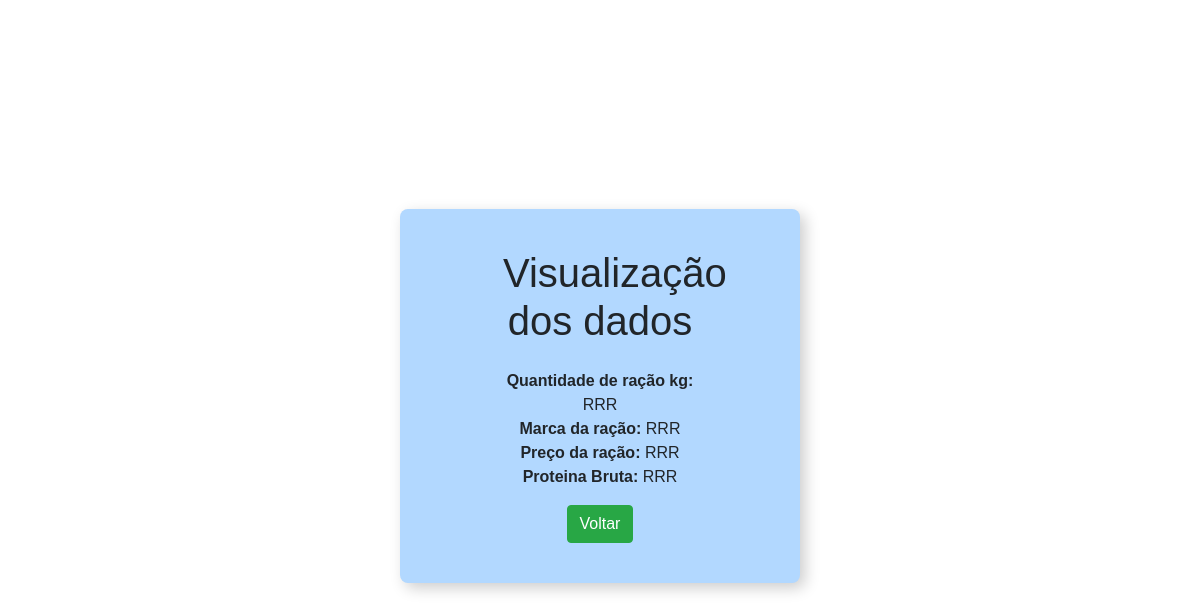
The page /viewsracao/1/ on the database as committed earlier.
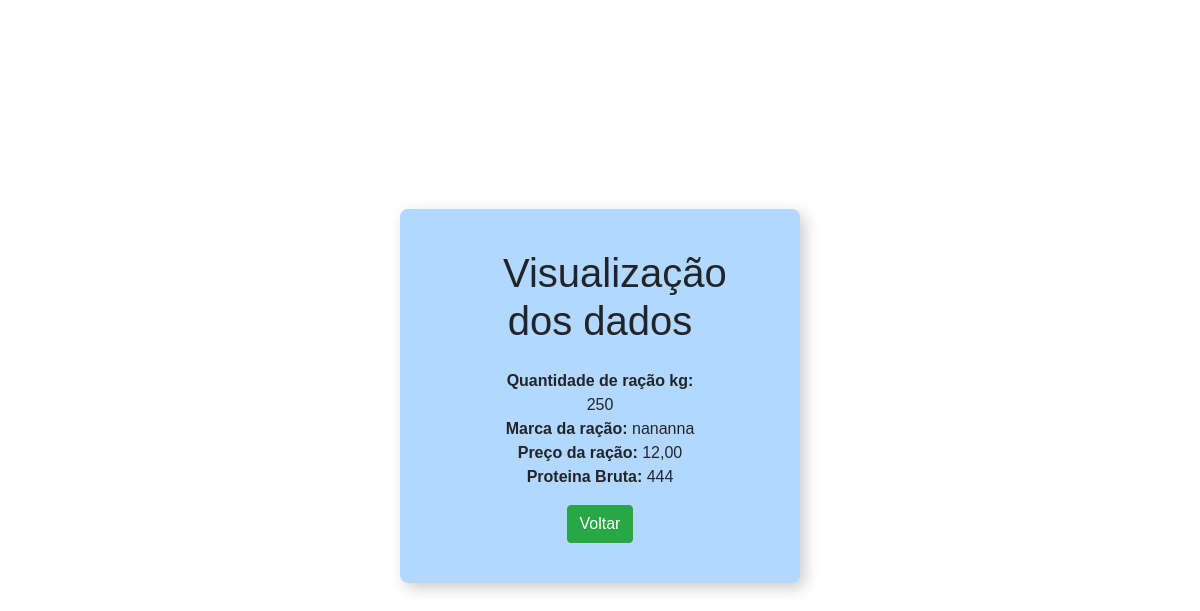
The same page on the database as committed later.
### app/models.py (models this page shows)
class Racao(models.Model):
    quantidaderacaokg = models.CharField(max_length=30)
    marcaracao = models.CharField(max_length=30)
    precoracao = models.CharField(max_length=30)
    protreinabruta = models.CharField(max_length=30)

### app/views.py (the view)
# urls.py: path('viewsracao/<int:pk>/', viewsracao, name='viewsracao'),
def viewsracao(request, pk):
    data = {}
    data['db'] = Racao.objects.get(pk=pk)
    return render(request, 'viewsracao.html', data)

### Templates/viewsracao.html (shortened to what this page needs)
{% load static %}
<!DOCTYPE html>
<html lang="br-pt" xmlns="http://www.w3.org/1999/html">
<head>
    <link rel="stylesheet" href="{% static 'css/viewsracao.css' %}">
    <link rel="stylesheet" href="https://cdn.jsdelivr.net/npm/bootstrap@4.6.2/dist/css/bootstrap.min.css"
>
</head>
<body>
<label class="viewsracao">
<div class="col-8 m-auto pt-2 pb-2 text-center">
    <h1>Visualização dos dados</h1>
</div>
<div class="col-8 m-auto pt-2 pb-2 text-center">
    <strong> Quantidade de ração kg: </strong>{{db.quantidaderacaokg}}<br>
    <strong> Marca da ração: </strong>{{db.marcaracao}}<br>
    <strong> Preço da ração: </strong>{{db.precoracao}}<br>
    <strong> Proteina Bruta: </strong>{{db.protreinabruta}}<br>
</div>
<div class="col-8 m-auto pt-2 pb-2 text-center">
    <a href="/" class="btn btn-success">Voltar</a>
</div>
</label>
</body>
</html>

Rows that differ between the two databases and show on the page:
changed Racao: quantidaderacaokg "RRR" → "250"; marcaracao "RRR" → "nananna"; precoracao "RRR" → "12,00"; protreinabruta "RRR" → "444"
